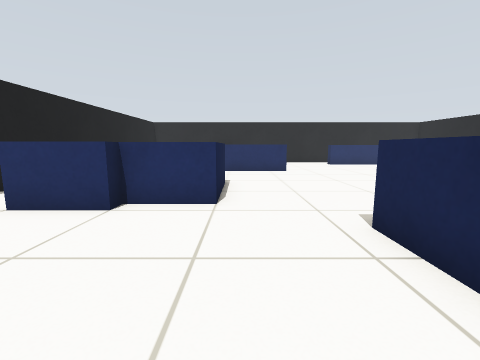
View 1 (above)

16 first-person views from a walk through a robot-simulator world made for Gazebo. The camera is 0.61 m above the floor, tilts 8° down and sees 90° across. The floor is counted in squares, 0.5 m on a side. Each view is taken from the middle of a square. On the plan, view 1 faces up. The plan holds only what a view shows up to about 12 squares ahead; the rest is blank.

View 2
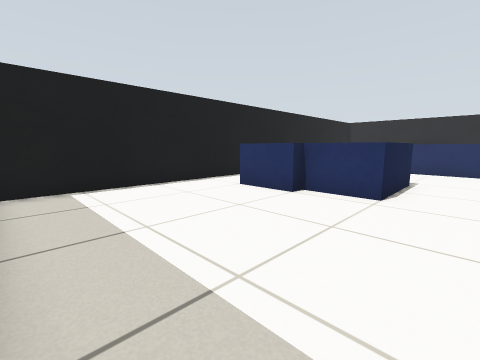

View 3
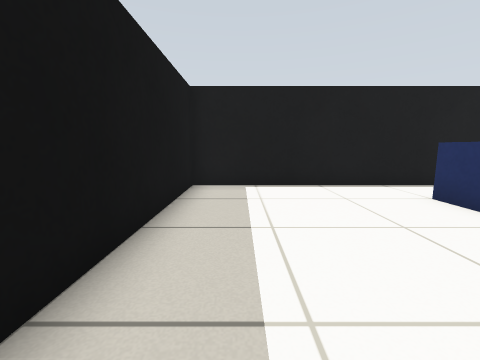

View 4
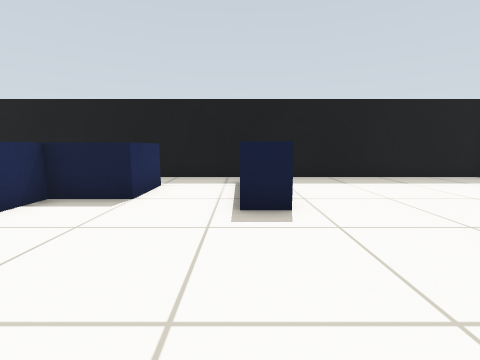

View 5
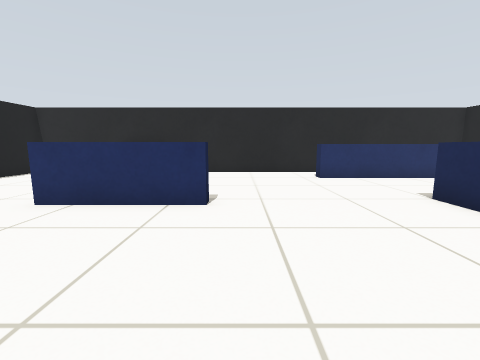

View 6
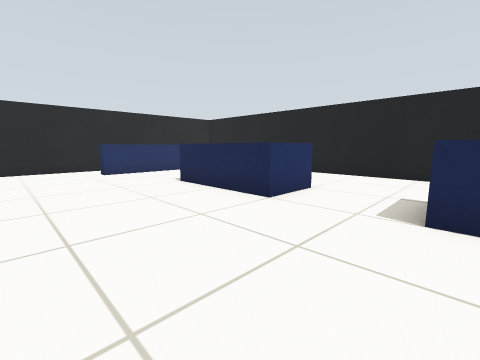

View 7
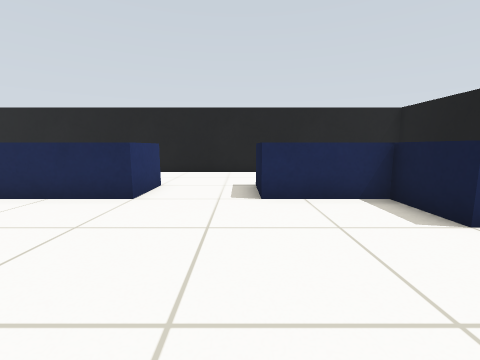

View 8
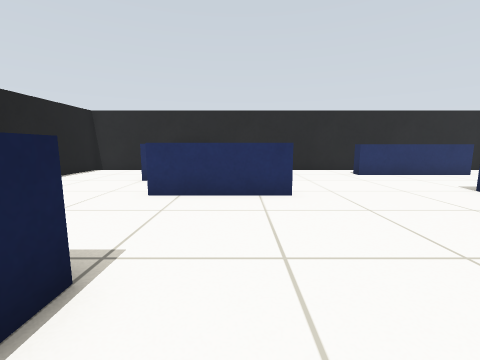

View 9
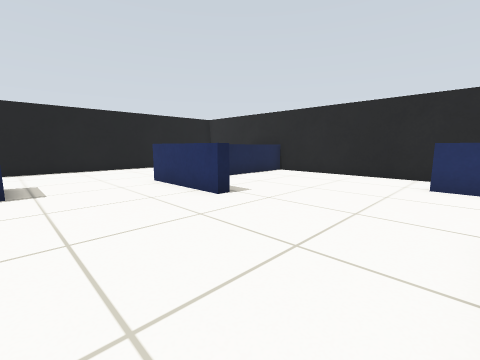

View 10
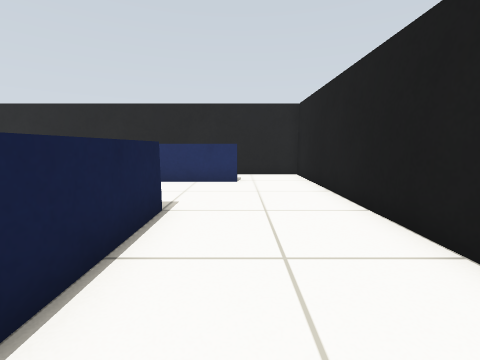

View 11
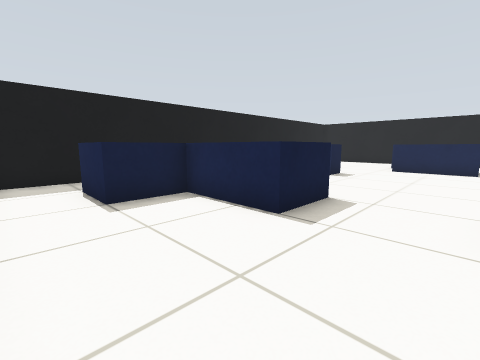

View 12
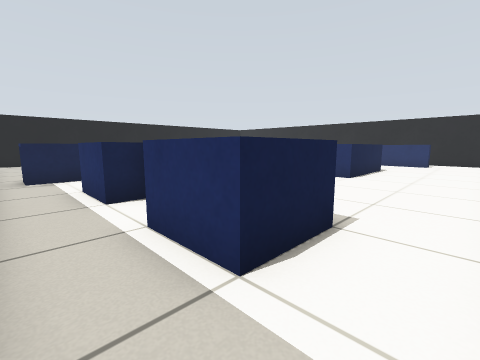

View 13
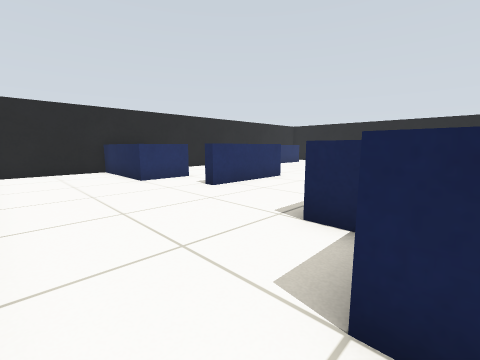

View 14
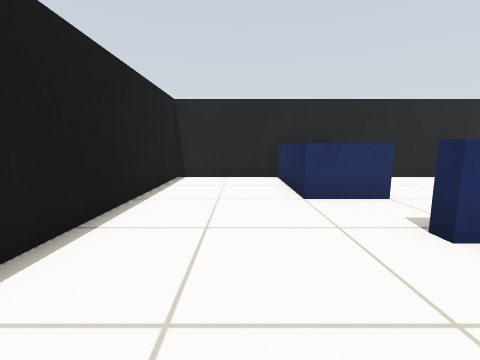

View 15
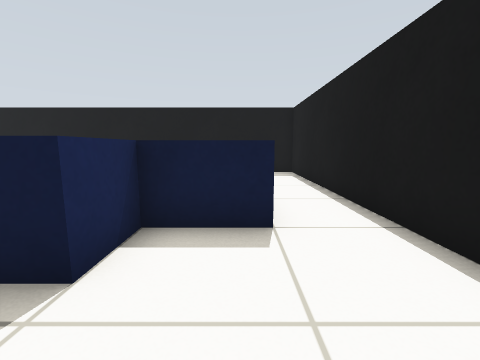

View 16
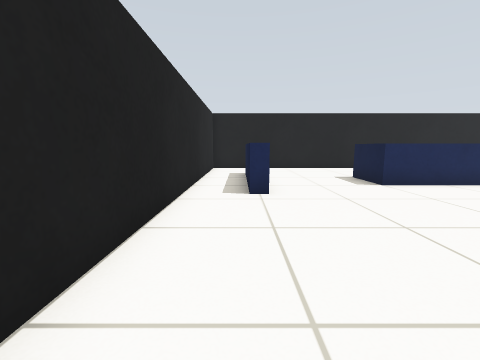

### Floor plan
Points are (right, up) in squares from view 1. A wall is a line through its corners. A room is listed if a view was taken in it or the views show most of it. See-through windows are left out.
Room 1 (views 1, 2, 3)
walls: (-6.5, 4.5) (-6.5, -1.5) (1.5, -1.5)
low walls: (-2.5, 4.5) (-4.5, 4.5); (-1.5, 5) (-2.5, 5); (2, 1.8) (2, 3.5)
ways out: opening at (-5.5, 5.5) to room 2; opening at (0, 4) to room 2; opening at (2.5, -1) to room 3
Room 2 (views 4, 5, 6, 7, 8, 9, 10, 11, 13, 14, 15, 16)
walls: (13.5, 2.5) (13.5, 18.5) (-6.5, 18.5) (-6.5, 4.5)
low walls: (2.3, 12.4) (2.3, 11.9) (-1.3, 11.9) (-1.3, 12.4); (7.5, 12.5) (9.5, 12.5) (9.5, 8.5) (7.5, 8.5) (7.5, 12.5); (-0.5, 8.1) (-0.5, 5) (-1.5, 5); (-0.4, 14.5) (-2.5, 14.5) (-2.5, 18.5); (6.4, 16.7) (9.9, 16.7); (2, 3.5) (3, 3.5); (-0.5, 17.6) (-0.5, 14.9); (5.5, 2.5) (7.5, 2.5) (7.5, 5.5) (9.5, 5.5) (9.5, 2.5) (11.5, 2.5); (11, 16.2) (6.1, 16.2) (6.1, 16.8); (-4.5, 5.9) (-4.5, 6.5) (-2.5, 6.5) (-2.5, 8) (-1.8, 8)
ways out: opening at (-5.5, 5.5) to room 1; opening at (0, 4) to room 1; opening at (4.5, 1.5) to room 3; opening at (12.5, 1.5) to room 3
Room 3 (view 12)
walls: (1.5, -1.5) (13.5, -1.5) (13.5, 2.5)
low walls: (7.5, 1.4) (7.5, 0.5) (5.5, 0.5) (5.5, 2.5); (11.5, 2.5) (11.5, 0.5) (9.5, 0.5); (3, 1.1) (3, -0.5) (2, -0.5)
ways out: opening at (2.5, -1) to room 1; opening at (4.5, 1.5) to room 2; opening at (12.5, 1.5) to room 2

Where each view was taken, in squares from view 1:
view 1: 0 up, 0 right, facing up
view 2: 1 down, 1 right, facing up-left
view 3: 0 up, 1 right, facing left
view 4: 8 up, 3 right, facing down
view 5: 7 up, 3 right, facing up
view 6: 5 up, 3 right, facing up-right
view 7: 6 up, 2 right, facing right
view 8: 6 up, 1 right, facing up
view 9: 8 up, 7 right, facing up-left
view 10: 8 up, 11 right, facing up
view 11: 8 up, 13 right, facing down-left
view 12: 1 down, 13 right, facing up-left
view 13: 6 up, 6 left, facing up-right
view 14: 9 up, 4 left, facing up
view 15: 10 up, 4 left, facing down
view 16: 17 up, 0 right, facing right
